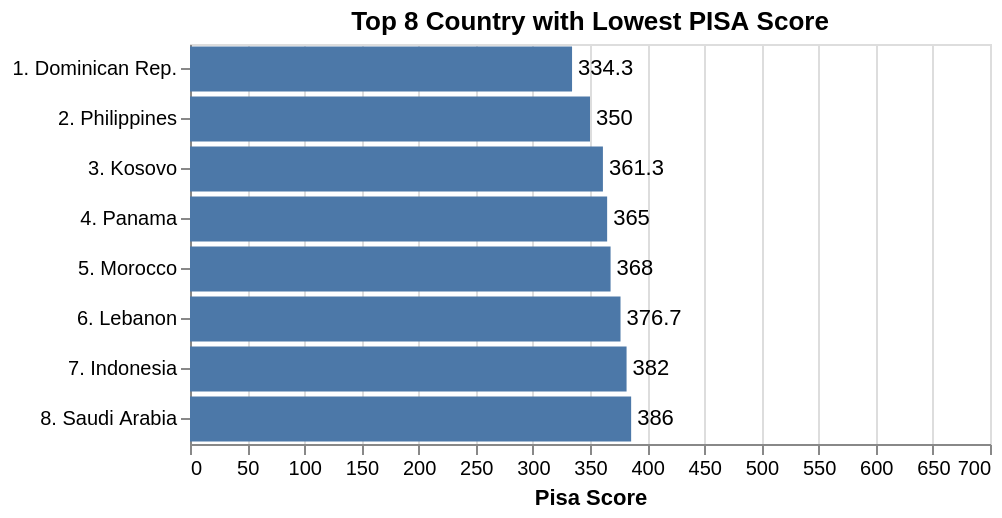

Write the Vega-Lite specification saved for this chart.
### Vega-Lite specification from a JSON file in a GitHub repository (floating-point values rounded to 4 significant figures)
{"$schema": "https://vega.github.io/schema/vega-lite/v5.json", "title": "Top 8 Country with Lowest PISA Score", "width": 400, "height": 200, "data": {"values": [{"country": "1. Dominican Rep.", "Pisa Score": 334.3}, {"country": "2. Philippines ", "Pisa Score": 350.0}, {"country": "3. Kosovo", "Pisa Score": 361.3}, {"country": "4. Panama", "Pisa Score": 365.0}, {"country": "5. Morocco", "Pisa Score": 368.0}, {"country": "6. Lebanon", "Pisa Score": 376.7}, {"country": "7. Indonesia", "Pisa Score": 382.0}, {"country": "8. Saudi Arabia", "Pisa Score": 386}]}, "encoding": {"y": {"field": "country", "type": "nominal", "title": ""}, "x": {"field": "Pisa Score", "type": "quantitative", "scale": {"domain": [0, 700]}}}, "layer": [{"params": [{"name": "brush", "select": {"type": "interval", "encodings": ["y"]}}], "mark": "bar"}, {"mark": {"type": "text", "align": "left", "baseline": "middle", "dx": 3}, "encoding": {"text": {"field": "Pisa Score", "type": "quantitative"}}}, {"transform": [{"filter": {"param": "brush"}}], "mark": "rule", "encoding": {"x": {"datum": ""}, "color": {"value": "firebrick"}, "size": {"value": 3}}}]}
